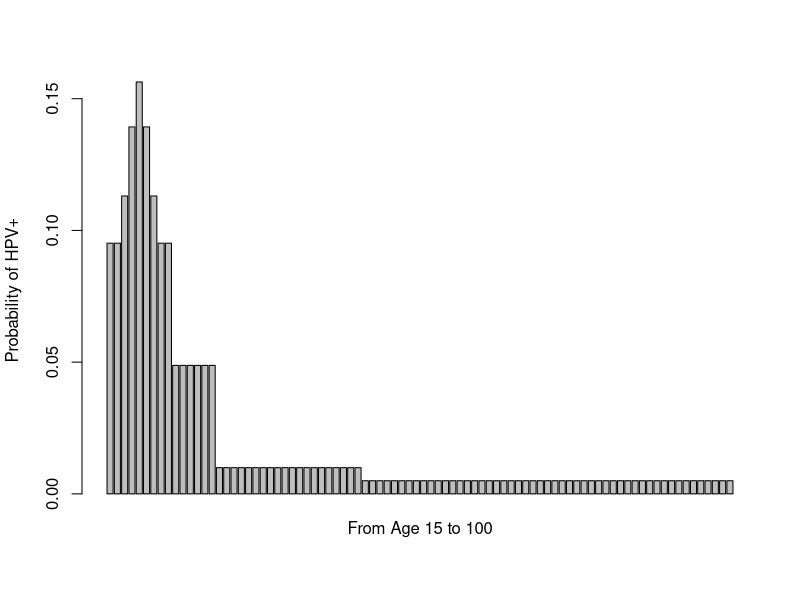

R code for this plot:
library(tidyverse)
library(readxl)

# ==========================================================================================
# Misc --------------------------------------------------------------------
# ==========================================================================================
# COMPARISON GROUPS: VACCINE(A) AND PLACEBO (B).

# Function to convert rate to probability assuming cons. rate:
rateConversionCons <- function(r, timelength) {
 for (i in 1:timelength) {
  P <- 1 - exp(-r * 1:i)
 }
 print(P)
}

# Each cohort collected from each study's end-point. All data extracted only includes 
# estimates from per-protocol pop and susceptible population. This is due to the fact that
# the per protocol analysis strategy may be subject to bias as the reasons for non-compliance
# may be related to treatment (Cochrane.org/glossary)

# Note on conversion between rates and probabilities (Fleurence R., 2007):
# If an event occurs at a constant rate r per time unit t, then the probability that an 
# event will occur during time t is given by equation 1 (note that the unit of time used
# in r and t must be the same):

#      p = 1 - exp(-r * t)

# On the other hand, if we have a probability and we want to convert it to a rate,

#      r = - (1 / t) * log(1 - p)

# Note: the included statistics for HPV-6, HPV-11, HPV-16, and HPV-18 as model assesses
# quadrivalent vaccine efficacy.

# ==========================================================================================
# Age-specific all cause mortality --------------------------------------------------
# ==========================================================================================
# Import ASSA mortality table:
mort_data <- read_excel("Evidence_Synthesis/mortality tables.xls", 
                        sheet = "ASSA data", range = "B3:C94")

# Total Pop. divided by total deaths:
v_r_mort_by_age <- mort_data[, 2] / mort_data[, 1]
v_r_mort_by_age

# Therefore, all-less HPV mortality calculated as All-cause mortality - HPV mortality, i.e.
# the number of people who die due to cervical cancer.

# ==========================================================================================
# Age-specific HPV incidence ----------------------------------------------------
# ==========================================================================================

# Study 1: Sinanovic, E., et al. 2009 -------------------------------------
# The potential cost-effectiveness of adding a human papillomavirus vaccine to the cervical
# cancer screening programme in South Africa

# Age-specific incidence:
age_group <- c("15-16", "17", "18", "19", "20", "21", "22-23", "24-29", "30-49", "50≥")
incidence <- as.numeric(c(.1, .12, .15, .17, .15, .12, .1, .05, .01, .005))

# Convert rate to probability:
p_Age <- 1 - exp(-incidence * 1)

Pr_Age <- cbind(age_group, round(p_Age, 4))
Pr_Age

p_Age <- c(rep(p_Age[1], length(15:16)), rep(p_Age[2], 1), rep(p_Age[3], 1), 
           rep(p_Age[4], 1), rep(p_Age[5], 1), rep(p_Age[6], 1), 
           rep(p_Age[7], length(22:23)), rep(p_Age[8], length(24:29)), 
           rep(p_Age[9], length(30:49)), rep(p_Age[10], length(50:100)))
barplot(p_Age, names.arg = "From Age 15 to 100", ylab = "Probability of HPV+")

# ==========================================================================================
# Vaccine efficacy --------------------------------------------------------
# ==========================================================================================
# Vaccine efficacy, expressed as the reduction in the occurrence of HPV due to vaccination.
# Individuals who are vaccinated fully experience a rate of occurrence of HPV that is 
# (1 – alpha) times that of those who are not vaccinated (Favato G., et al. 2012).

# Study 1: Munoz N., et al. 2009 ------------------------------------------
# Safety, immunogenicity, and eðcacy of quadrivalent human papillomavirus (types 6, 11, 16, 
# 18) recombinant vaccine in women aged 24–45 years: a randomised, double-blind trial.

# Women aged 24–45 years with no history of genital warts or cervical disease were enrolled 
# from community health centres, academic health centres, and primary health-care providers 
# into an ongoing multicentre, parallel, randomised, placebo-controlled, double-blind study.

# Events by group:
# tB:4
# nB:1615

# tA:41
# nA:1607

 # Study 2: Villa L, et al. 2006 -------------------------------------------
# High sustained efficacy of a prophylactic quadrivalent human papillomavirus types 
# 6/11/16/18 L1 virus-like particle vaccine through 5 years of follow-up.

# The study enrolled nonpregnant, healthy women who had no prior abnormal Pap smears, and 
# reported a lifetime history of four or fewer male sex partners.

# Events by group:
# tB:2
# nB:235

# tA:45
# nA:233

# Study 3: Catellsague X., et al. 2011 ------------------------------------
# End-of-study safety, immunogenicity, and efficacy of quadrivalent HPV (types 6, 11, 16, 
# 18) recombinant vaccine in adult women 24–45 years of age.

# Study enrolled 3819 24–45-year-old women with no history of cervical disease or genital 
# warts in the past 5 years.

# Events by group:
# tB:1
# nB:1578

# tA:38
# nA:1583

# Study 4: Garland S., et al. FUTURE I 2007 -------------------------------
# Quadrivalent Vaccine against Human Papillomavirus to Prevent Anogenital Diseases.

# Vaccine Efficacy against External Anogenital, Vaginal, and Cervical Lesions Associated 
# with HPV-6, HPV-11, HPV-16, or HPV-18 or Regardless of HPV Type.

# PPE pop:
# Events by group:
# tB:0
# nB:2261

# tA:60
# nA:2279

# Unrestricted susceptible pop:
# Events by group:
# tB:4
# nB:2667

# tA:81
# nA:2684

# Study 5: Wei L., et al. 2018 --------------------------------------------
# Efficacy of quadrivalent human papillomavirus vaccine against persistent infection and 
# genital disease in Chinese women: A randomized, placebo-controlled trial with 78-month 
# follow-up.

# Pregnant women and those with a history of genital warts or significant cervical disease, 
# active cervical disease, or prior HPV vaccine recipients were excluded.

# Events by group:
# tB:3
# nB:1271

# tA:48
# nA:1243

# Study 6: Koutsky L., et al. FUTURE II Group. 2007 -----------------------
# Quadrivalent Vaccine against Human Papillomavirus to Prevent High-Grade Cervical Lesions.

# PPE pop:
# Events by group:
# tB:1
# nB:5305

# tA:42
# nA:5260

# Unrestricted susceptible pop:
# Events by group:
# tB:3
# nB:5865

# tA:62
# nA:5863

# Study 7: Perez G., et al. 2008 ------------------------------------------
# Safety, immunogenicity, and efficacy of quadrivalent human papillomavirus (types 6, 11, 16, 
# 18) L1 virus-like-particle 2vaccine in Latin American women.

# This study did not exclude subjects with prior HPV infection.

# Events by group:
# tB:3
# nB:1990

# tA:25
# nA:1880
	
# ==========================================================================================
# Genital Warts -----------------------------------------------------------
# ==========================================================================================
# Probability of Condyloma.

# Study 1: Villa L, et al. 2006 -------------------------------------------
# High sustained efficacy of a prophylactic quadrivalent human papillomavirus types 
# 6/11/16/18 L1 virus-like particle vaccine through 5 years of follow-up.

# The study enrolled nonpregnant, healthy women who had no prior abnormal Pap smears, and 
# reported a lifetime history of four or fewer male sex partners.

# Events by group:
# tB:0
# nB:235

# tA:3
# nA:233

# Study 2: Garland S., et al. FUTURE I 2007 -------------------------------
# Quadrivalent Vaccine against Human Papillomavirus to Prevent Anogenital Diseases.

# Vaccine Efficacy against External Anogenital, Vaginal, and Cervical Lesions Associated 
# with HPV-6, HPV-11, HPV-16, or HPV-18 or Regardless of HPV Type.

# Events by group:
# tB:0
# nB:2261

# tA:48
# nA:2279

# Study 3: Perez G., et al. 2008 ------------------------------------------
# Safety, immunogenicity, and efficacy of quadrivalent human papillomavirus (types 6, 11, 16, 
# 18) L1 virus-like-particle vaccine in Latin American women.

# This study did not exclude subjects with prior HPV infection.

# Events by group:
# tB:0
# nB:2429

# tA:45
# nA:2396

# ==========================================================================================
# LSIL -----------------------------------------------------
# ==========================================================================================
# Low-Grade Squamous Intraepithelial Lesions

# Data collated from per-protocol population. CIN 1 graded as LSIL.

# Study 1: Wei L., et al. 2018 --------------------------------------------
# Efficacy of quadrivalent human papillomavirus vaccine against persistent infection and 
# genital disease in Chinese women: A randomized, placebo-controlled trial with 78-month 
# follow-up.

# Pregnant women and those with a history of genital warts or significant cervical disease, 
# active cervical disease, or prior HPV vaccine recipients were excluded.

# Events by group:
# tB:1
# nB:1271

# tA:29
# nA:1243

# Study 2: Catellsague X., et al. 2011 ------------------------------------
# End-of-study safety, immunogenicity, and efficacy of quadrivalent HPV (types 6, 11, 16, 
# 18) recombinant vaccine in adult women 24–45 years of age.

# Study enrolled 3819 24–45-year-old women with no history of cervical disease or genital 
# warts in the past 5 years.

# Events by group:
# tB:0
# nB:1578

# tA:25
# nA:1583

# Study 3: Garland S., et al. FUTURE I 2007 -------------------------------
# Quadrivalent Vaccine against Human Papillomavirus to Prevent Anogenital Diseases.

# Vaccine Efficacy against External Anogenital, Vaginal, and Cervical Lesions Associated 
# with HPV-6, HPV-11, HPV-16, or HPV-18 or Regardless of HPV Type.

# Events by group:
# tB:0
# nB:2241

# tA:49
# nA:2258

# Study 4: Perez G., et al. 2008 ------------------------------------------
# Safety, immunogenicity, and efficacy of quadrivalent human papillomavirus (types 6, 11, 16, 
# 18) L1 virus-like-particle vaccine in Latin American women.

# This study did not exclude subjects with prior HPV infection.

# Events by group:
# tB:2
# nB:2415

# tA:29
# nA:2377

# ==========================================================================================
# HSIL -----------------------------------------------------
# ==========================================================================================
# High-Grade Squamous Intraepithelial Lesions.

# Data collated from per-protocol population. CIN 2/3 graded as HSIL.

# Study 1: Wei L., et al. 2018 --------------------------------------------
# Efficacy of quadrivalent human papillomavirus vaccine against persistent infection and 
# genital disease in Chinese women: A randomized, placebo-controlled trial with 78-month 
# follow-up.

# Pregnant women and those with a history of genital warts or significant cervical disease, 
# active cervical disease, or prior HPV vaccine recipients were excluded.

# Events by group:
# tB:0 
# nB:1271

# tA:3
# nA:1243

# Study 2: Catellsague X., et al. 2011 ------------------------------------
# End-of-study safety, immunogenicity, and efficacy of quadrivalent HPV (types 6, 11, 16, 
# 18) recombinant vaccine in adult women 24–45 years of age.

# Study enrolled 3819 24–45-year-old women with no history of cervical disease or genital 
# warts in the past 5 years.

# Events by group:
# tB:0
# nB:1578

# tA:0
# nA:1583

# Study 3: Garland S., et al. FUTURE I 2007 -------------------------------
# Quadrivalent Vaccine against Human Papillomavirus to Prevent Anogenital Diseases.

# Vaccine Efficacy against External Anogenital, Vaginal, and Cervical Lesions Associated 
# with HPV-6, HPV-11, HPV-16, or HPV-18 or Regardless of HPV Type.

# Events by group:
# tB:0
# nB:2241

# tA:38
# nA:2258

# Study 4: Perez G., et al. 2008 ------------------------------------------
# Safety, immunogenicity, and efficacy of quadrivalent human papillomavirus (types 6, 11, 16, 
# 18) L1 virus-like-particle vaccine in Latin American women.

# This study did not exclude subjects with prior HPV infection.

# Events by group:
# tB:1
# nB:2415

# tA:21
# nA:2377

# ==========================================================================================
# Cervical Adenocarcinoma -------------------------------------------------
# ==========================================================================================
# Use observational studies to obtain incidence or prevalence.

# Study 1: Sinanovic, E., et al. 2009 -------------------------------------
# The potential cost-effectiveness of adding a human papillomavirus vaccine to the cervical
# cancer screening programme in South Africa

# Progression rate HSIL to stage I cancer:

# Data collated from per-protocol population.

# Study 2: Garland S., et al. FUTURE I 2007 -------------------------------
# Quadrivalent Vaccine against Human Papillomavirus to Prevent Anogenital Diseases.

# Vaccine Efficacy against External Anogenital, Vaginal, and Cervical Lesions Associated 
# with HPV-6, HPV-11, HPV-16, or HPV-18 or Regardless of HPV Type.

# Events by group:
# tB:0
# nB:2241

# tA:6
# nA:2258

# ==========================================================================================
# Median time to response -------------------------------------------------
# ==========================================================================================

